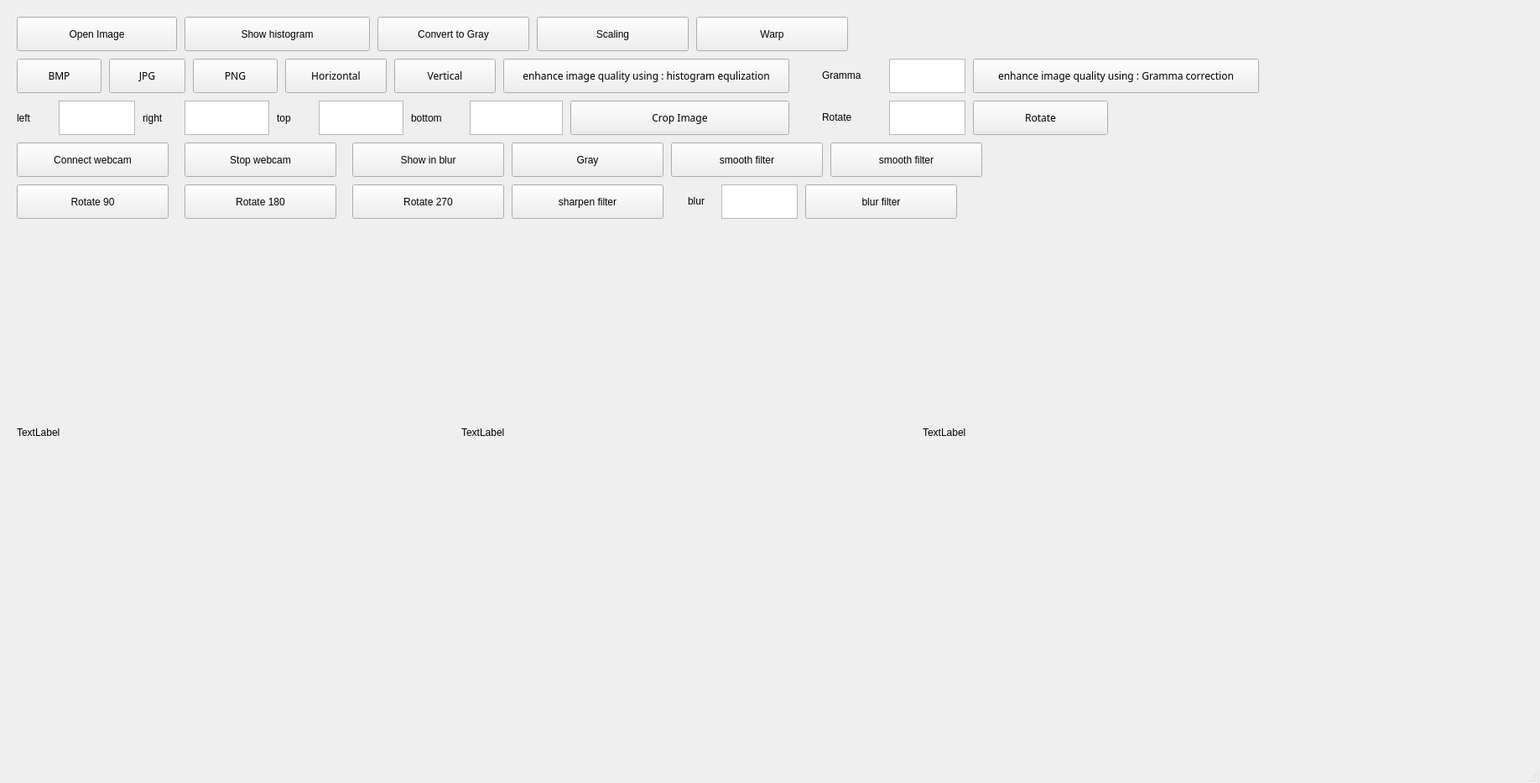
<?xml version="1.0" encoding="UTF-8"?>
<ui version="4.0">
 <class>MainWindow</class>
 <widget class="QMainWindow" name="MainWindow">
  <property name="geometry">
   <rect>
    <x>0</x>
    <y>0</y>
    <width>1836</width>
    <height>934</height>
   </rect>
  </property>
  <property name="windowTitle">
   <string>MainWindow</string>
  </property>
  <widget class="QWidget" name="centralwidget">
   <widget class="QPushButton" name="btnOpenimage">
    <property name="geometry">
     <rect>
      <x>20</x>
      <y>20</y>
      <width>191</width>
      <height>41</height>
     </rect>
    </property>
    <property name="text">
     <string>Open Image</string>
    </property>
   </widget>
   <widget class="QLabel" name="lblImage1">
    <property name="geometry">
     <rect>
      <x>20</x>
      <y>280</y>
      <width>511</width>
      <height>471</height>
     </rect>
    </property>
    <property name="text">
     <string>TextLabel</string>
    </property>
   </widget>
   <widget class="QLabel" name="lblImage2">
    <property name="geometry">
     <rect>
      <x>550</x>
      <y>280</y>
      <width>511</width>
      <height>471</height>
     </rect>
    </property>
    <property name="text">
     <string>TextLabel</string>
    </property>
   </widget>
   <widget class="QPushButton" name="btnConnectWebcam">
    <property name="geometry">
     <rect>
      <x>20</x>
      <y>170</y>
      <width>181</width>
      <height>41</height>
     </rect>
    </property>
    <property name="text">
     <string>Connect webcam</string>
    </property>
   </widget>
   <widget class="QPushButton" name="btnStopWebcam">
    <property name="geometry">
     <rect>
      <x>220</x>
      <y>170</y>
      <width>181</width>
      <height>41</height>
     </rect>
    </property>
    <property name="text">
     <string>Stop webcam</string>
    </property>
   </widget>
   <widget class="QPushButton" name="btnBlur">
    <property name="geometry">
     <rect>
      <x>420</x>
      <y>170</y>
      <width>181</width>
      <height>41</height>
     </rect>
    </property>
    <property name="text">
     <string>Show in blur</string>
    </property>
   </widget>
   <widget class="QPushButton" name="btnGray">
    <property name="geometry">
     <rect>
      <x>610</x>
      <y>170</y>
      <width>181</width>
      <height>41</height>
     </rect>
    </property>
    <property name="text">
     <string>Gray</string>
    </property>
   </widget>
   <widget class="QPushButton" name="btnRotate90">
    <property name="geometry">
     <rect>
      <x>20</x>
      <y>220</y>
      <width>181</width>
      <height>41</height>
     </rect>
    </property>
    <property name="text">
     <string>Rotate 90</string>
    </property>
   </widget>
   <widget class="QPushButton" name="btnRotate180">
    <property name="geometry">
     <rect>
      <x>220</x>
      <y>220</y>
      <width>181</width>
      <height>41</height>
     </rect>
    </property>
    <property name="text">
     <string>Rotate 180</string>
    </property>
   </widget>
   <widget class="QPushButton" name="btnRotate270">
    <property name="geometry">
     <rect>
      <x>420</x>
      <y>220</y>
      <width>181</width>
      <height>41</height>
     </rect>
    </property>
    <property name="text">
     <string>Rotate 270</string>
    </property>
   </widget>
   <widget class="QPushButton" name="btnShowhist">
    <property name="geometry">
     <rect>
      <x>220</x>
      <y>20</y>
      <width>221</width>
      <height>41</height>
     </rect>
    </property>
    <property name="text">
     <string>Show histogram</string>
    </property>
   </widget>
   <widget class="QPushButton" name="btnConvertToGray">
    <property name="geometry">
     <rect>
      <x>450</x>
      <y>20</y>
      <width>181</width>
      <height>41</height>
     </rect>
    </property>
    <property name="text">
     <string>Convert to Gray</string>
    </property>
   </widget>
   <widget class="QPushButton" name="btnBMP">
    <property name="geometry">
     <rect>
      <x>20</x>
      <y>70</y>
      <width>101</width>
      <height>41</height>
     </rect>
    </property>
    <property name="font">
     <font>
      <family>Agency FB</family>
      <pointsize>9</pointsize>
     </font>
    </property>
    <property name="text">
     <string>BMP</string>
    </property>
    <property name="iconSize">
     <size>
      <width>9</width>
      <height>9</height>
     </size>
    </property>
   </widget>
   <widget class="QPushButton" name="btnJPG">
    <property name="geometry">
     <rect>
      <x>130</x>
      <y>70</y>
      <width>91</width>
      <height>41</height>
     </rect>
    </property>
    <property name="font">
     <font>
      <family>Agency FB</family>
      <pointsize>9</pointsize>
     </font>
    </property>
    <property name="text">
     <string>JPG</string>
    </property>
   </widget>
   <widget class="QPushButton" name="btnPNG">
    <property name="geometry">
     <rect>
      <x>230</x>
      <y>70</y>
      <width>101</width>
      <height>41</height>
     </rect>
    </property>
    <property name="font">
     <font>
      <family>Agency FB</family>
      <pointsize>9</pointsize>
     </font>
    </property>
    <property name="text">
     <string>PNG</string>
    </property>
   </widget>
   <widget class="QLabel" name="label">
    <property name="geometry">
     <rect>
      <x>20</x>
      <y>120</y>
      <width>41</width>
      <height>41</height>
     </rect>
    </property>
    <property name="text">
     <string>left</string>
    </property>
   </widget>
   <widget class="QPlainTextEdit" name="left">
    <property name="geometry">
     <rect>
      <x>70</x>
      <y>120</y>
      <width>91</width>
      <height>41</height>
     </rect>
    </property>
   </widget>
   <widget class="QLabel" name="label_2">
    <property name="geometry">
     <rect>
      <x>170</x>
      <y>120</y>
      <width>41</width>
      <height>41</height>
     </rect>
    </property>
    <property name="text">
     <string>right</string>
    </property>
   </widget>
   <widget class="QPlainTextEdit" name="right">
    <property name="geometry">
     <rect>
      <x>220</x>
      <y>120</y>
      <width>101</width>
      <height>41</height>
     </rect>
    </property>
   </widget>
   <widget class="QLabel" name="label_4">
    <property name="geometry">
     <rect>
      <x>330</x>
      <y>120</y>
      <width>41</width>
      <height>41</height>
     </rect>
    </property>
    <property name="text">
     <string>top</string>
    </property>
   </widget>
   <widget class="QPlainTextEdit" name="top">
    <property name="geometry">
     <rect>
      <x>380</x>
      <y>120</y>
      <width>101</width>
      <height>41</height>
     </rect>
    </property>
   </widget>
   <widget class="QLabel" name="label_3">
    <property name="geometry">
     <rect>
      <x>490</x>
      <y>120</y>
      <width>61</width>
      <height>41</height>
     </rect>
    </property>
    <property name="text">
     <string>bottom</string>
    </property>
   </widget>
   <widget class="QPlainTextEdit" name="bottom">
    <property name="geometry">
     <rect>
      <x>560</x>
      <y>120</y>
      <width>111</width>
      <height>41</height>
     </rect>
    </property>
   </widget>
   <widget class="QPushButton" name="btnCropimage">
    <property name="geometry">
     <rect>
      <x>680</x>
      <y>120</y>
      <width>261</width>
      <height>41</height>
     </rect>
    </property>
    <property name="font">
     <font>
      <family>Agency FB</family>
      <pointsize>9</pointsize>
     </font>
    </property>
    <property name="text">
     <string>Crop Image</string>
    </property>
   </widget>
   <widget class="QPushButton" name="btnFlipHor">
    <property name="geometry">
     <rect>
      <x>340</x>
      <y>70</y>
      <width>121</width>
      <height>41</height>
     </rect>
    </property>
    <property name="font">
     <font>
      <family>Agency FB</family>
      <pointsize>9</pointsize>
     </font>
    </property>
    <property name="text">
     <string>Horizontal</string>
    </property>
   </widget>
   <widget class="QPushButton" name="btnVer">
    <property name="geometry">
     <rect>
      <x>470</x>
      <y>70</y>
      <width>121</width>
      <height>41</height>
     </rect>
    </property>
    <property name="font">
     <font>
      <family>Agency FB</family>
      <pointsize>9</pointsize>
     </font>
    </property>
    <property name="text">
     <string>Vertical</string>
    </property>
   </widget>
   <widget class="QPushButton" name="btnsharpen">
    <property name="geometry">
     <rect>
      <x>610</x>
      <y>220</y>
      <width>181</width>
      <height>41</height>
     </rect>
    </property>
    <property name="text">
     <string>sharpen filter</string>
    </property>
   </widget>
   <widget class="QPushButton" name="btnBlurring">
    <property name="geometry">
     <rect>
      <x>960</x>
      <y>220</y>
      <width>181</width>
      <height>41</height>
     </rect>
    </property>
    <property name="text">
     <string>blur filter</string>
    </property>
   </widget>
   <widget class="QPlainTextEdit" name="txtBlur">
    <property name="geometry">
     <rect>
      <x>860</x>
      <y>220</y>
      <width>91</width>
      <height>41</height>
     </rect>
    </property>
   </widget>
   <widget class="QLabel" name="txtBlur_2">
    <property name="geometry">
     <rect>
      <x>820</x>
      <y>230</y>
      <width>101</width>
      <height>20</height>
     </rect>
    </property>
    <property name="text">
     <string>blur</string>
    </property>
   </widget>
   <widget class="QPushButton" name="btnMoreSmoothing">
    <property name="geometry">
     <rect>
      <x>990</x>
      <y>170</y>
      <width>181</width>
      <height>41</height>
     </rect>
    </property>
    <property name="text">
     <string>smooth filter</string>
    </property>
   </widget>
   <widget class="QPushButton" name="btnSmoothing">
    <property name="geometry">
     <rect>
      <x>800</x>
      <y>170</y>
      <width>181</width>
      <height>41</height>
     </rect>
    </property>
    <property name="text">
     <string>smooth filter</string>
    </property>
   </widget>
   <widget class="QPushButton" name="btnEqulization">
    <property name="geometry">
     <rect>
      <x>600</x>
      <y>70</y>
      <width>341</width>
      <height>41</height>
     </rect>
    </property>
    <property name="font">
     <font>
      <family>Agency FB</family>
      <pointsize>9</pointsize>
     </font>
    </property>
    <property name="text">
     <string>enhance image quality using : histogram equlization</string>
    </property>
   </widget>
   <widget class="QLabel" name="lblImage3">
    <property name="geometry">
     <rect>
      <x>1100</x>
      <y>280</y>
      <width>511</width>
      <height>471</height>
     </rect>
    </property>
    <property name="text">
     <string>TextLabel</string>
    </property>
   </widget>
   <widget class="QPushButton" name="btnScaling">
    <property name="geometry">
     <rect>
      <x>640</x>
      <y>20</y>
      <width>181</width>
      <height>41</height>
     </rect>
    </property>
    <property name="text">
     <string>Scaling</string>
    </property>
   </widget>
   <widget class="QPushButton" name="btnWarp">
    <property name="geometry">
     <rect>
      <x>830</x>
      <y>20</y>
      <width>181</width>
      <height>41</height>
     </rect>
    </property>
    <property name="text">
     <string>Warp</string>
    </property>
   </widget>
   <widget class="QPlainTextEdit" name="gamma">
    <property name="geometry">
     <rect>
      <x>1060</x>
      <y>70</y>
      <width>91</width>
      <height>41</height>
     </rect>
    </property>
   </widget>
   <widget class="QPushButton" name="btnGamma">
    <property name="geometry">
     <rect>
      <x>1160</x>
      <y>70</y>
      <width>341</width>
      <height>41</height>
     </rect>
    </property>
    <property name="font">
     <font>
      <family>Agency FB</family>
      <pointsize>9</pointsize>
     </font>
    </property>
    <property name="text">
     <string>enhance image quality using : Gramma correction</string>
    </property>
   </widget>
   <widget class="QLabel" name="lblImage2_4">
    <property name="geometry">
     <rect>
      <x>980</x>
      <y>80</y>
      <width>101</width>
      <height>20</height>
     </rect>
    </property>
    <property name="text">
     <string>Gramma</string>
    </property>
   </widget>
   <widget class="QLabel" name="lblImage2_5">
    <property name="geometry">
     <rect>
      <x>980</x>
      <y>130</y>
      <width>101</width>
      <height>20</height>
     </rect>
    </property>
    <property name="text">
     <string>Rotate</string>
    </property>
   </widget>
   <widget class="QPlainTextEdit" name="alpha">
    <property name="geometry">
     <rect>
      <x>1060</x>
      <y>120</y>
      <width>91</width>
      <height>41</height>
     </rect>
    </property>
   </widget>
   <widget class="QPushButton" name="btnRotate">
    <property name="geometry">
     <rect>
      <x>1160</x>
      <y>120</y>
      <width>161</width>
      <height>41</height>
     </rect>
    </property>
    <property name="font">
     <font>
      <family>Agency FB</family>
      <pointsize>9</pointsize>
     </font>
    </property>
    <property name="text">
     <string>Rotate</string>
    </property>
   </widget>
  </widget>
  <widget class="QMenuBar" name="menubar">
   <property name="geometry">
    <rect>
     <x>0</x>
     <y>0</y>
     <width>1836</width>
     <height>21</height>
    </rect>
   </property>
  </widget>
  <widget class="QStatusBar" name="statusbar"/>
 </widget>
 <resources/>
 <connections/>
</ui>
